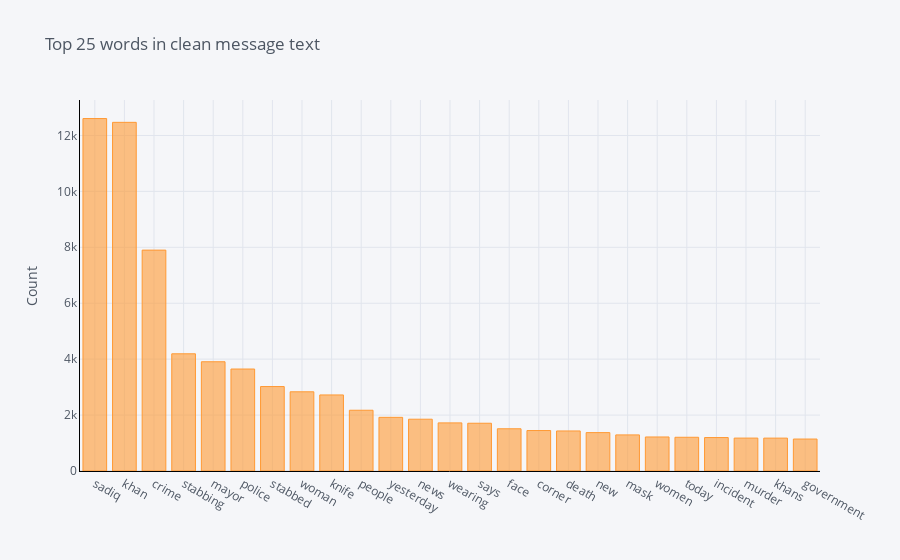
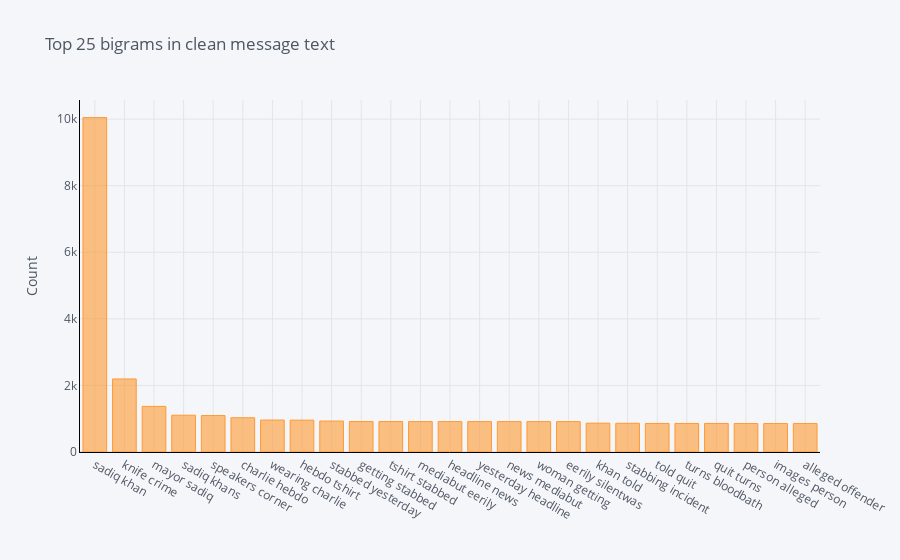
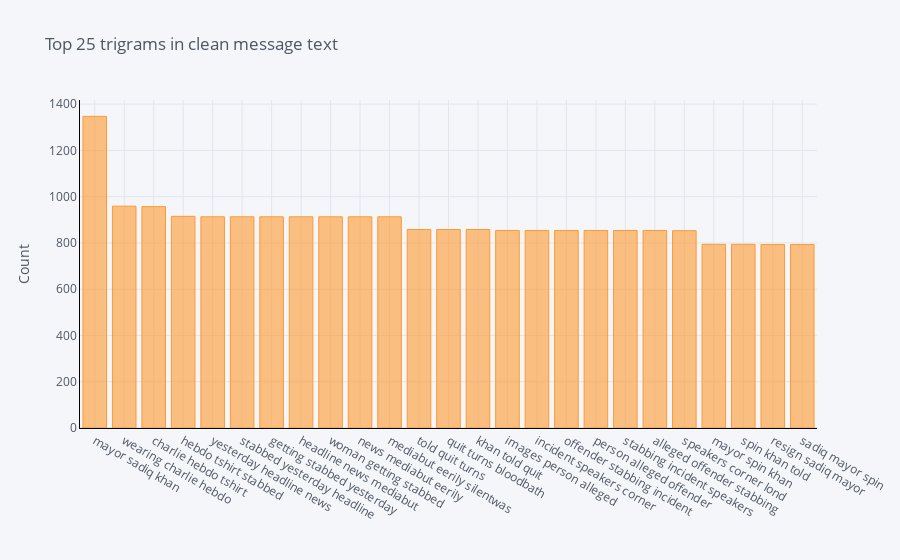

Source (notebook cell) for these figures, in order:
### Code cell
print("Number of all words = " + str(len(unique_all))) # we have 462922 unique words
print("Number of hash_tags = " + str(len(unique_hashtag))) 

plot_ngrams(all_tweet_cleaned, 'Clean_MessageText')

### Figure 1 — Plotly figure (JSON) as saved in the notebook; plotly's stock layout.template omitted (floating-point values rounded to 4 significant figures)
{"data": [{"marker": {"color": "rgba(255, 153, 51, 0.6)", "line": {"color": "rgba(255, 153, 51, 1.0)", "width": 1}}, "name": "count", "orientation": "v", "text": "", "type": "bar", "x": ["sadiq", "khan", "crime", "stabbing", "mayor", "police", "stabbed", "woman", "knife", "people", "yesterday", "news", "wearing", "says", "face", "corner", "death", "new", "mask", "women", "today", "incident", "murder", "khans", "government"], "y": [12604, 12469, 7899, 4191, 3907, 3647, 3020, 2832, 2720, 2173, 1919, 1852, 1721, 1708, 1510, 1447, 1432, 1373, 1291, 1217, 1206, 1196, 1177, 1176, 1143]}], "layout": {"legend": {"bgcolor": "#F5F6F9", "font": {"color": "#4D5663"}}, "paper_bgcolor": "#F5F6F9", "plot_bgcolor": "#F5F6F9", "title": {"font": {"color": "#4D5663"}, "text": "Top 25 words in clean message text"}, "xaxis": {"gridcolor": "#E1E5ED", "linecolor": "black", "showgrid": true, "tickfont": {"color": "#4D5663"}, "title": {"font": {"color": "#4D5663"}, "text": ""}, "zerolinecolor": "#E1E5ED"}, "yaxis": {"gridcolor": "#E1E5ED", "linecolor": "black", "showgrid": true, "tickfont": {"color": "#4D5663"}, "title": {"font": {"color": "#4D5663"}, "text": "Count"}, "zerolinecolor": "#E1E5ED"}}}

### Figure 2 — Plotly figure (JSON) as saved in the notebook; plotly's stock layout.template omitted (floating-point values rounded to 4 significant figures)
{"data": [{"marker": {"color": "rgba(255, 153, 51, 0.6)", "line": {"color": "rgba(255, 153, 51, 1.0)", "width": 1}}, "name": "count", "orientation": "v", "text": "", "type": "bar", "x": ["sadiq khan", "knife crime", "mayor sadiq", "sadiq khans", "speakers corner", "charlie hebdo", "wearing charlie", "hebdo tshirt", "stabbed yesterday", "getting stabbed", "tshirt stabbed", "mediabut eerily", "headline news", "yesterday headline", "news mediabut", "woman getting", "eerily silentwas", "khan told", "stabbing incident", "told quit", "turns bloodbath", "quit turns", "person alleged", "images person", "alleged offender"], "y": [10045, 2194, 1370, 1105, 1095, 1029, 960, 957, 930, 915, 915, 913, 913, 913, 913, 913, 913, 866, 863, 858, 858, 858, 854, 854, 854]}], "layout": {"legend": {"bgcolor": "#F5F6F9", "font": {"color": "#4D5663"}}, "paper_bgcolor": "#F5F6F9", "plot_bgcolor": "#F5F6F9", "title": {"font": {"color": "#4D5663"}, "text": "Top 25 bigrams in clean message text"}, "xaxis": {"gridcolor": "#E1E5ED", "linecolor": "black", "showgrid": true, "tickfont": {"color": "#4D5663"}, "title": {"font": {"color": "#4D5663"}, "text": ""}, "zerolinecolor": "#E1E5ED"}, "yaxis": {"gridcolor": "#E1E5ED", "linecolor": "black", "showgrid": true, "tickfont": {"color": "#4D5663"}, "title": {"font": {"color": "#4D5663"}, "text": "Count"}, "zerolinecolor": "#E1E5ED"}}}

### Figure 3 — Plotly figure (JSON) as saved in the notebook; plotly's stock layout.template omitted (floating-point values rounded to 4 significant figures)
{"data": [{"marker": {"color": "rgba(255, 153, 51, 0.6)", "line": {"color": "rgba(255, 153, 51, 1.0)", "width": 1}}, "name": "count", "orientation": "v", "text": "", "type": "bar", "x": ["mayor sadiq khan", "wearing charlie hebdo", "charlie hebdo tshirt", "hebdo tshirt stabbed", "yesterday headline news", "stabbed yesterday headline", "getting stabbed yesterday", "headline news mediabut", "woman getting stabbed", "news mediabut eerily", "mediabut eerily silentwas", "told quit turns", "quit turns bloodbath", "khan told quit", "images person alleged", "incident speakers corner", "offender stabbing incident", "person alleged offender", "stabbing incident speakers", "alleged offender stabbing", "speakers corner lond", "mayor spin khan", "spin khan told", "resign sadiq mayor", "sadiq mayor spin"], "y": [1347, 959, 957, 915, 913, 913, 913, 913, 913, 913, 913, 858, 858, 858, 854, 854, 854, 854, 854, 854, 853, 794, 794, 793, 793]}], "layout": {"legend": {"bgcolor": "#F5F6F9", "font": {"color": "#4D5663"}}, "paper_bgcolor": "#F5F6F9", "plot_bgcolor": "#F5F6F9", "title": {"font": {"color": "#4D5663"}, "text": "Top 25 trigrams in clean message text"}, "xaxis": {"gridcolor": "#E1E5ED", "linecolor": "black", "showgrid": true, "tickfont": {"color": "#4D5663"}, "title": {"font": {"color": "#4D5663"}, "text": ""}, "zerolinecolor": "#E1E5ED"}, "yaxis": {"gridcolor": "#E1E5ED", "linecolor": "black", "showgrid": true, "tickfont": {"color": "#4D5663"}, "title": {"font": {"color": "#4D5663"}, "text": "Count"}, "zerolinecolor": "#E1E5ED"}}}
